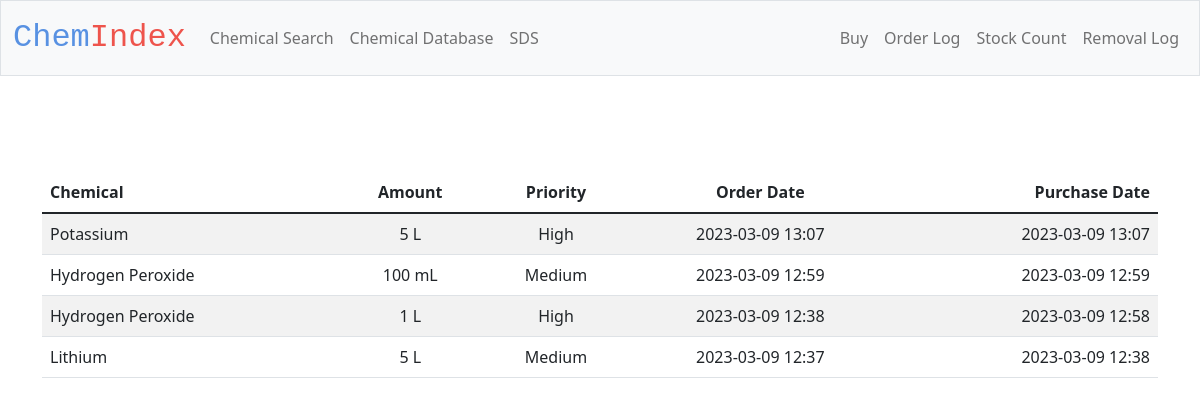
The page /purchase_database on the database as committed earlier.
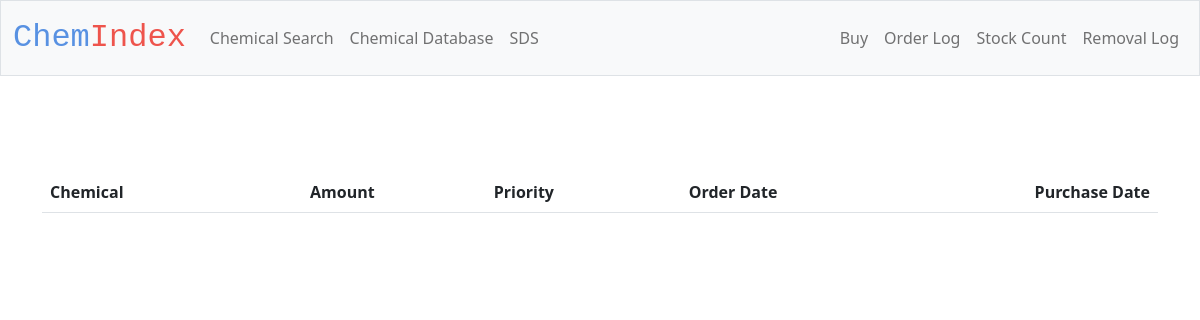
The same page on the database as committed later.
### tables this page shows
CREATE TABLE orders (
    chemical TEXT NOT NULL,
    amount INTEGER NOT NULL,
    unit INTEGER NOT NULL, 
    time DATETIME NOT NULL,
    user TEXT, 
    priority INTEGER NOT NULL, purchase_time DATETIME);

### app.py (the view)
@app.route('/purchase_database')
def purchase_database():
    with sqlite3.connect(db_path) as db:
        data = db.execute("SELECT * FROM orders WHERE amount > 0 ORDER BY time DESC")
        return render_template("purchase_database.html", orders = data)

### templates/purchase_database.html (shortened to what this page needs)
{% extends "layout.html" %}
{% block main %}
<main class="container py-5">
    <table class="table table-striped" id ="purchase_table" name="purchase_table">
        <thead>
            <tr>
                <th class="text-start">Chemical</th>
                <th class="text-center">Amount</th>
                <th class="text-center">Priority</th>
                <th class="text-center">Order Date</th>
                <th class="text-end">Purchase Date</th>
            </tr>
        </thead>
       <tbody>
        {% for row in orders %}
                <tr>
                    <form action="/purchase" method="post">
                    <td class="text-start"> {{row[0]}}</td>
                    <td class="text-center">{{row[1]}} {{row[2]}}</td>
                    <td class="text-center">{{row[5]}}</td>
                    <td class="text-center">{{row[3]}}</td>
                    {%if row[6] == None %}
                        <input id='chemical' type= "hidden" name = 'chemical' value = '{{row[0]}}'>
                        <input id='amount' type= "hidden" name = 'amount' value = '{{row[1]}}'>
                        <input id='unit' type= "hidden" name = 'unit' value = '{{row[2]}}'>
                        <input id='date' type= "hidden" name = 'date' value = '{{row[3]}}'>
                        <td class="text-end"> <button class ="button_sds_database btn btn-primary" type="submit">Purchase</button></td>
                    {%else%}
                        <td class="text-end">{{row[6]}}</td>
                    {% endif %}
                    </form>
                </tr>
        {% endfor %}
        </tbody>
    </table>
        </main>
{% endblock %}

### templates/layout.html (shortened to what this page needs)
<!doctype html>
<html lang="en">
  <head>
    <link href="https://cdn.jsdelivr.net/npm/bootstrap@5.1.3/dist/css/bootstrap.min.css" rel="stylesheet">
    <link href="/static/styles.css" rel="stylesheet">
  </head>
  <body>
    <nav class="bg-light border navbar navbar-expand-md navbar-light">
        <div class = "container-fluid">
            <a class = "navbar-brand" href="/"><span class="blue">Chem</span><span class="red">Index</span></a>
                <div class="collapse navbar-collapse" id="navbarNav">
                    <ul class="navbar-nav">
                      <li class="nav-item"><a class="nav-link" href="/search">Chemical Search</a></li>
                      <li class="nav-item"><a class="nav-link" href="/cas_database">Chemical Database</a></li>
                      <li class="nav-item"><a class="nav-link" href="/sds">SDS</a></li>
                    </ul>
                    <ul class="navbar-nav ms-auto ml-5">
                      <li class="nav-item"><a class="nav-link" href="/buy">Buy </a></li>
                      <li class="nav-item"><a class="nav-link" href="/purchase_database"> Order Log </a></li>
                      <li class="nav-item"><a class="nav-link" href="/stock"> Stock Count </a></li>
                      <li class="nav-item"><a class="nav-link" href="/removal_data"> Removal Log </a></li>
                    </ul>
                  </div>
        </div>
    </nav>
    <main class="container-fluid py-5 text-center">
        {% block main %}{% endblock %}
    </main>
  </body>
</html>

### static/styles.css (style rules this page uses)
nav .navbar-brand { font-size: xx-large; font-family: 'Courier New', Courier, monospace; }
.blue { color: #5891e2; }
.red { color: #ee544c; }

Rows that differ between the two databases and show on the page:
removed orders: chemical "Potassium", amount "5", unit "L", priority "High", time "2023-03-09 13:07", purchase_time "2023-03-09 13:07"
removed orders: chemical "Hydrogen Peroxide", amount "100", unit "mL", priority "Medium", time "2023-03-09 12:59", purchase_time "2023-03-09 12:59"
removed orders: chemical "Hydrogen Peroxide", amount "1", unit "L", priority "High", time "2023-03-09 12:38", purchase_time "2023-03-09 12:58"
removed orders: chemical "Lithium", amount "5", unit "L", priority "Medium", time "2023-03-09 12:37", purchase_time "2023-03-09 12:38"
